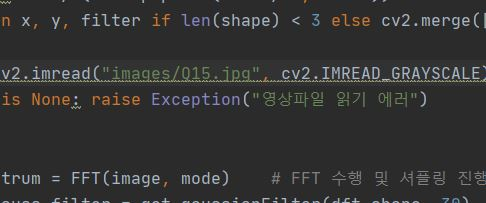
#> input picture CHAPTER9/ExerciseQuestions/images/Q15.JPG, 486 x 203 px, found by its file name
$ python Q15.py
#> lines starting #> are read from the running program, lines starting #| are printed output that depends on the picture
import numpy as np, cv2

def median_filter(image, size):
#> called with size = 5
    rows, cols = image.shape[:2]
#> rows = 203; cols = 486
    dst = np.zeros((rows, cols), np.uint8)
    center = size // 2

    for i in range(center, rows - center):
        for j in range(center, cols - center):
            y1, y2 = i - center, i + center + 1
            x1, x2 = j - center, j + center + 1
            mask = image[y1:y2, x1:x2].flatten()

            sort_mask = cv2.sort(mask, cv2.SORT_EVERY_COLUMN)
            dst[i, j] = sort_mask[sort_mask.size//2]
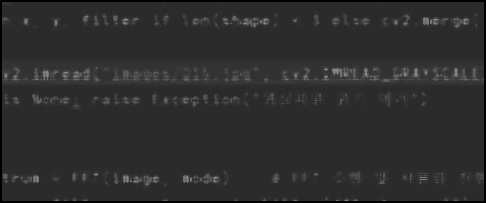
#> dst: shape (203, 486); min 0, max 150, mean 45.5
    return dst

image = cv2.imread("images/Q15.jpg", cv2.IMREAD_GRAYSCALE)
if image is None: raise Exception("영상파일 읽기 오류")


med_img = median_filter(image, 5)


cv2.imshow("images", image)
cv2.imshow("median - User", med_img)
cv2.waitKey(0)

$ run again, with CHAPTER9/ExerciseQuestions/images/Q11.JPG copied over CHAPTER9/ExerciseQuestions/images/Q15.JPG
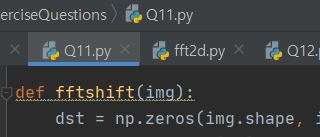
#> input picture CHAPTER9/ExerciseQuestions/images/Q11.JPG, 320 x 137 px, found by its file name
#> `image = cv2.imread("images/Q15.jpg", cv2.IMREAD_GRAYSCALE)`:
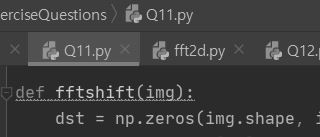
#> image: shape (137, 320); min 17, max 226, mean 62.4
#> after the loop in median_filter, `for i in range(center, rows - center):`:
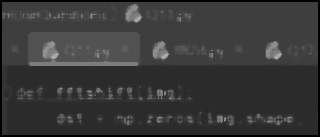
#> dst: shape (137, 320); min 0, max 178, mean 56.2

$ run again, with CHAPTER9/ExerciseQuestions/images/Q13.JPG copied over CHAPTER9/ExerciseQuestions/images/Q15.JPG
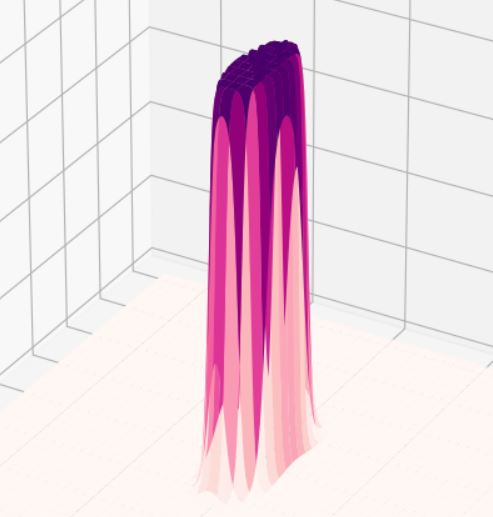
#> input picture CHAPTER9/ExerciseQuestions/images/Q13.JPG, 493 x 517 px, found by its file name
#> `image = cv2.imread("images/Q15.jpg", cv2.IMREAD_GRAYSCALE)`:
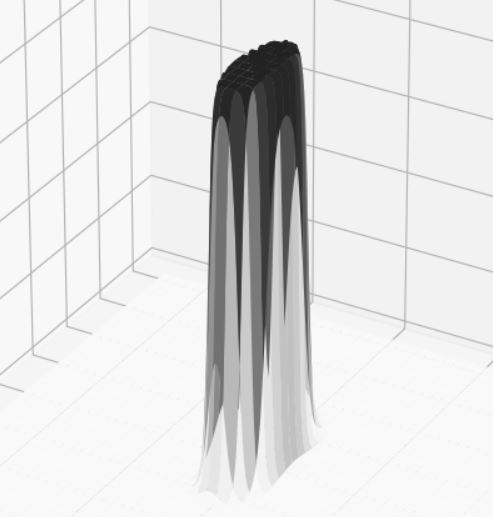
#> image: shape (517, 493); min 17, max 255, mean 226.3
#> after the loop in median_filter, `for i in range(center, rows - center):`:
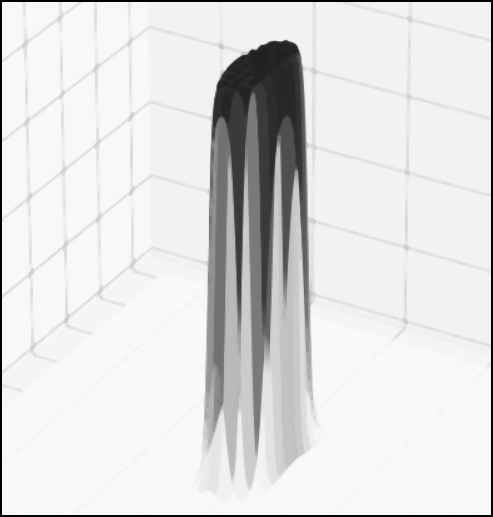
#> dst: shape (517, 493); min 0, max 250, mean 223.2
